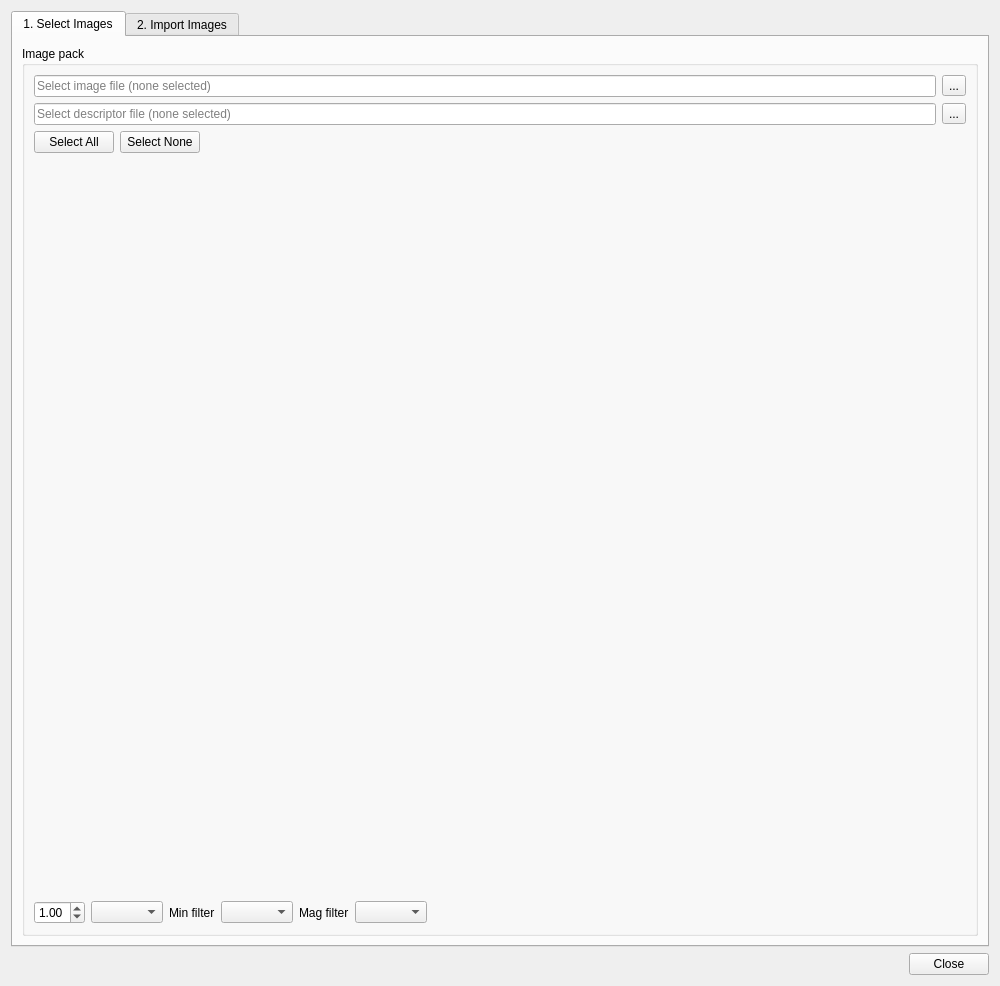
<?xml version="1.0" encoding="UTF-8"?>
<ui version="4.0">
 <class>DlgTileImport</class>
 <widget class="QWidget" name="DlgTileImport">
  <property name="geometry">
   <rect>
    <x>0</x>
    <y>0</y>
    <width>1000</width>
    <height>986</height>
   </rect>
  </property>
  <property name="windowTitle">
   <string>Import Images to Materials</string>
  </property>
  <layout class="QVBoxLayout" name="verticalLayout_3">
   <item>
    <widget class="QTabWidget" name="tabWidget">
     <property name="currentIndex">
      <number>0</number>
     </property>
     <widget class="QWidget" name="tabSelect">
      <attribute name="title">
       <string>1. Select Images</string>
      </attribute>
      <layout class="QVBoxLayout" name="verticalLayout_2">
       <item>
        <widget class="QGroupBox" name="groupBox">
         <property name="title">
          <string>Image pack</string>
         </property>
         <layout class="QVBoxLayout" name="verticalLayout">
          <item>
           <layout class="QGridLayout" name="gridLayout_3">
            <item row="0" column="1">
             <widget class="QToolButton" name="btnSelectImage">
              <property name="sizePolicy">
               <sizepolicy hsizetype="Maximum" vsizetype="Fixed">
                <horstretch>0</horstretch>
                <verstretch>0</verstretch>
               </sizepolicy>
              </property>
              <property name="text">
               <string>...</string>
              </property>
              <property name="icon">
               <iconset resource="../resource/resource.qrc">
                <normaloff>:/16x16_ico_png/folder.png</normaloff>:/16x16_ico_png/folder.png</iconset>
              </property>
              <property name="toolButtonStyle">
               <enum>Qt::ToolButtonIconOnly</enum>
              </property>
             </widget>
            </item>
            <item row="1" column="1">
             <widget class="QToolButton" name="btnSelectJson">
              <property name="sizePolicy">
               <sizepolicy hsizetype="Maximum" vsizetype="Fixed">
                <horstretch>0</horstretch>
                <verstretch>0</verstretch>
               </sizepolicy>
              </property>
              <property name="text">
               <string>...</string>
              </property>
              <property name="icon">
               <iconset resource="../resource/resource.qrc">
                <normaloff>:/16x16_ico_png/folder.png</normaloff>:/16x16_ico_png/folder.png</iconset>
              </property>
              <property name="toolButtonStyle">
               <enum>Qt::ToolButtonIconOnly</enum>
              </property>
             </widget>
            </item>
            <item row="1" column="0">
             <widget class="QLineEdit" name="jsonFile">
              <property name="sizePolicy">
               <sizepolicy hsizetype="MinimumExpanding" vsizetype="Fixed">
                <horstretch>0</horstretch>
                <verstretch>0</verstretch>
               </sizepolicy>
              </property>
              <property name="readOnly">
               <bool>true</bool>
              </property>
              <property name="placeholderText">
               <string>Select descriptor file (none selected)</string>
              </property>
             </widget>
            </item>
            <item row="0" column="0">
             <widget class="QLineEdit" name="imageFile">
              <property name="sizePolicy">
               <sizepolicy hsizetype="MinimumExpanding" vsizetype="Fixed">
                <horstretch>0</horstretch>
                <verstretch>0</verstretch>
               </sizepolicy>
              </property>
              <property name="readOnly">
               <bool>true</bool>
              </property>
              <property name="placeholderText">
               <string>Select image file (none selected)</string>
              </property>
             </widget>
            </item>
           </layout>
          </item>
          <item>
           <layout class="QHBoxLayout" name="horizontalLayout_3">
            <item>
             <widget class="QPushButton" name="btnSelectAll">
              <property name="text">
               <string>Select All</string>
              </property>
             </widget>
            </item>
            <item>
             <widget class="QPushButton" name="btnSelectNone">
              <property name="text">
               <string>Select None</string>
              </property>
             </widget>
            </item>
            <item>
             <spacer name="horizontalSpacer_3">
              <property name="orientation">
               <enum>Qt::Horizontal</enum>
              </property>
              <property name="sizeHint" stdset="0">
               <size>
                <width>40</width>
                <height>20</height>
               </size>
              </property>
             </spacer>
            </item>
           </layout>
          </item>
          <item>
           <widget class="gui::GfxWidget" name="widget" native="true">
            <property name="sizePolicy">
             <sizepolicy hsizetype="MinimumExpanding" vsizetype="MinimumExpanding">
              <horstretch>0</horstretch>
              <verstretch>0</verstretch>
             </sizepolicy>
            </property>
            <property name="minimumSize">
             <size>
              <width>400</width>
              <height>400</height>
             </size>
            </property>
            <property name="focusPolicy">
             <enum>Qt::NoFocus</enum>
            </property>
           </widget>
          </item>
          <item>
           <layout class="QHBoxLayout" name="horizontalLayout_2">
            <item>
             <widget class="QDoubleSpinBox" name="zoom">
              <property name="minimum">
               <double>0.100000000000000</double>
              </property>
              <property name="maximum">
               <double>5.000000000000000</double>
              </property>
              <property name="singleStep">
               <double>0.100000000000000</double>
              </property>
              <property name="stepType">
               <enum>QAbstractSpinBox::AdaptiveDecimalStepType</enum>
              </property>
              <property name="value">
               <double>1.000000000000000</double>
              </property>
             </widget>
            </item>
            <item>
             <widget class="QComboBox" name="cmbColorSpace"/>
            </item>
            <item>
             <widget class="QLabel" name="label_4">
              <property name="text">
               <string>Min filter</string>
              </property>
             </widget>
            </item>
            <item>
             <widget class="QComboBox" name="cmbMinFilter"/>
            </item>
            <item>
             <widget class="QLabel" name="label_6">
              <property name="text">
               <string>Mag filter</string>
              </property>
             </widget>
            </item>
            <item>
             <widget class="QComboBox" name="cmbMagFilter"/>
            </item>
            <item>
             <spacer name="horizontalSpacer_2">
              <property name="orientation">
               <enum>Qt::Horizontal</enum>
              </property>
              <property name="sizeType">
               <enum>QSizePolicy::MinimumExpanding</enum>
              </property>
              <property name="sizeHint" stdset="0">
               <size>
                <width>40</width>
                <height>20</height>
               </size>
              </property>
             </spacer>
            </item>
            <item>
             <widget class="color_widgets::ColorSelector" name="widgetColor" native="true">
              <property name="minimumSize">
               <size>
                <width>30</width>
                <height>20</height>
               </size>
              </property>
              <property name="focusPolicy">
               <enum>Qt::TabFocus</enum>
              </property>
             </widget>
            </item>
           </layout>
          </item>
         </layout>
        </widget>
       </item>
      </layout>
     </widget>
     <widget class="QWidget" name="tabImport">
      <attribute name="title">
       <string>2. Import Images</string>
      </attribute>
      <layout class="QHBoxLayout" name="horizontalLayout_5">
       <item>
        <widget class="QGroupBox" name="groupBox_2">
         <property name="title">
          <string>Selected images</string>
         </property>
         <layout class="QVBoxLayout" name="verticalLayout_4">
          <item>
           <widget class="QGroupBox" name="groupBox_9">
            <property name="title">
             <string>Batch rename images</string>
            </property>
            <property name="flat">
             <bool>true</bool>
            </property>
            <layout class="QVBoxLayout" name="verticalLayout_12">
             <property name="leftMargin">
              <number>10</number>
             </property>
             <property name="topMargin">
              <number>10</number>
             </property>
             <property name="rightMargin">
              <number>10</number>
             </property>
             <property name="bottomMargin">
              <number>10</number>
             </property>
             <item>
              <widget class="QLineEdit" name="renameTemplate">
               <property name="placeholderText">
                <string>%c = counter %i = index %n =  name %t = tag %w = width %h = height  %x = x %y = y</string>
               </property>
              </widget>
             </item>
            </layout>
           </widget>
          </item>
          <item>
           <widget class="QScrollArea" name="scrollArea">
            <property name="sizePolicy">
             <sizepolicy hsizetype="MinimumExpanding" vsizetype="Expanding">
              <horstretch>0</horstretch>
              <verstretch>0</verstretch>
             </sizepolicy>
            </property>
            <property name="frameShape">
             <enum>QFrame::NoFrame</enum>
            </property>
            <property name="widgetResizable">
             <bool>true</bool>
            </property>
            <widget class="QWidget" name="scrollAreaWidgetContents">
             <property name="geometry">
              <rect>
               <x>0</x>
               <y>0</y>
               <width>530</width>
               <height>799</height>
              </rect>
             </property>
             <property name="sizePolicy">
              <sizepolicy hsizetype="Preferred" vsizetype="Preferred">
               <horstretch>0</horstretch>
               <verstretch>0</verstretch>
              </sizepolicy>
             </property>
             <layout class="QVBoxLayout" name="verticalLayout_6">
              <item>
               <layout class="QVBoxLayout" name="layout"/>
              </item>
             </layout>
            </widget>
           </widget>
          </item>
         </layout>
        </widget>
       </item>
       <item>
        <layout class="QVBoxLayout" name="verticalLayout_5">
         <item>
          <widget class="QGroupBox" name="groupBox_3">
           <property name="sizePolicy">
            <sizepolicy hsizetype="Preferred" vsizetype="Preferred">
             <horstretch>0</horstretch>
             <verstretch>0</verstretch>
            </sizepolicy>
           </property>
           <property name="minimumSize">
            <size>
             <width>400</width>
             <height>0</height>
            </size>
           </property>
           <property name="title">
            <string>Material generation</string>
           </property>
           <property name="flat">
            <bool>false</bool>
           </property>
           <layout class="QGridLayout" name="gridLayout_2">
            <item row="11" column="0">
             <widget class="QGroupBox" name="groupBox_10">
              <property name="title">
               <string>Texture margin</string>
              </property>
              <property name="flat">
               <bool>true</bool>
              </property>
              <layout class="QGridLayout" name="gridLayout_4">
               <property name="leftMargin">
                <number>10</number>
               </property>
               <property name="topMargin">
                <number>10</number>
               </property>
               <property name="rightMargin">
                <number>10</number>
               </property>
               <property name="bottomMargin">
                <number>10</number>
               </property>
               <item row="0" column="0">
                <widget class="QLabel" name="label_10">
                 <property name="sizePolicy">
                  <sizepolicy hsizetype="Preferred" vsizetype="Preferred">
                   <horstretch>0</horstretch>
                   <verstretch>0</verstretch>
                  </sizepolicy>
                 </property>
                 <property name="text">
                  <string>Top</string>
                 </property>
                </widget>
               </item>
               <item row="0" column="1">
                <widget class="QSpinBox" name="topMargin">
                 <property name="sizePolicy">
                  <sizepolicy hsizetype="Preferred" vsizetype="Fixed">
                   <horstretch>0</horstretch>
                   <verstretch>0</verstretch>
                  </sizepolicy>
                 </property>
                 <property name="suffix">
                  <string> px</string>
                 </property>
                </widget>
               </item>
               <item row="1" column="0">
                <widget class="QLabel" name="label_12">
                 <property name="sizePolicy">
                  <sizepolicy hsizetype="Preferred" vsizetype="Preferred">
                   <horstretch>0</horstretch>
                   <verstretch>0</verstretch>
                  </sizepolicy>
                 </property>
                 <property name="text">
                  <string>Left</string>
                 </property>
                </widget>
               </item>
               <item row="1" column="1">
                <widget class="QSpinBox" name="leftMargin">
                 <property name="sizePolicy">
                  <sizepolicy hsizetype="Preferred" vsizetype="Fixed">
                   <horstretch>0</horstretch>
                   <verstretch>0</verstretch>
                  </sizepolicy>
                 </property>
                 <property name="suffix">
                  <string> px</string>
                 </property>
                </widget>
               </item>
               <item row="2" column="0">
                <widget class="QLabel" name="label_13">
                 <property name="sizePolicy">
                  <sizepolicy hsizetype="Preferred" vsizetype="Preferred">
                   <horstretch>0</horstretch>
                   <verstretch>0</verstretch>
                  </sizepolicy>
                 </property>
                 <property name="text">
                  <string>Right</string>
                 </property>
                </widget>
               </item>
               <item row="2" column="1">
                <widget class="QSpinBox" name="rightMargin">
                 <property name="sizePolicy">
                  <sizepolicy hsizetype="Preferred" vsizetype="Fixed">
                   <horstretch>0</horstretch>
                   <verstretch>0</verstretch>
                  </sizepolicy>
                 </property>
                 <property name="suffix">
                  <string> px</string>
                 </property>
                </widget>
               </item>
               <item row="3" column="0">
                <widget class="QLabel" name="label_14">
                 <property name="sizePolicy">
                  <sizepolicy hsizetype="Preferred" vsizetype="Preferred">
                   <horstretch>0</horstretch>
                   <verstretch>0</verstretch>
                  </sizepolicy>
                 </property>
                 <property name="text">
                  <string>Bottom</string>
                 </property>
                </widget>
               </item>
               <item row="3" column="1">
                <widget class="QSpinBox" name="bottomMargin">
                 <property name="sizePolicy">
                  <sizepolicy hsizetype="Preferred" vsizetype="Fixed">
                   <horstretch>0</horstretch>
                   <verstretch>0</verstretch>
                  </sizepolicy>
                 </property>
                 <property name="suffix">
                  <string> px</string>
                 </property>
                </widget>
               </item>
              </layout>
             </widget>
            </item>
            <item row="10" column="0">
             <widget class="QGroupBox" name="groupBox_4">
              <property name="title">
               <string>Texture filtering</string>
              </property>
              <property name="flat">
               <bool>true</bool>
              </property>
              <layout class="QGridLayout" name="gridLayout">
               <property name="leftMargin">
                <number>10</number>
               </property>
               <property name="topMargin">
                <number>10</number>
               </property>
               <property name="rightMargin">
                <number>10</number>
               </property>
               <property name="bottomMargin">
                <number>10</number>
               </property>
               <item row="0" column="0">
                <widget class="QLabel" name="label">
                 <property name="text">
                  <string>Min filter</string>
                 </property>
                </widget>
               </item>
               <item row="0" column="1">
                <widget class="QComboBox" name="minFilter">
                 <property name="sizePolicy">
                  <sizepolicy hsizetype="Preferred" vsizetype="Fixed">
                   <horstretch>0</horstretch>
                   <verstretch>0</verstretch>
                  </sizepolicy>
                 </property>
                 <property name="currentIndex">
                  <number>-1</number>
                 </property>
                </widget>
               </item>
               <item row="1" column="0">
                <widget class="QLabel" name="label_2">
                 <property name="text">
                  <string>Mag filter</string>
                 </property>
                </widget>
               </item>
               <item row="1" column="1">
                <widget class="QComboBox" name="magFilter">
                 <property name="sizePolicy">
                  <sizepolicy hsizetype="Preferred" vsizetype="Fixed">
                   <horstretch>0</horstretch>
                   <verstretch>0</verstretch>
                  </sizepolicy>
                 </property>
                 <property name="currentIndex">
                  <number>-1</number>
                 </property>
                </widget>
               </item>
              </layout>
             </widget>
            </item>
            <item row="12" column="0">
             <widget class="QGroupBox" name="groupBox_8">
              <property name="title">
               <string>Material flags and render hints</string>
              </property>
              <property name="flat">
               <bool>true</bool>
              </property>
              <layout class="QVBoxLayout" name="verticalLayout_11">
               <property name="leftMargin">
                <number>10</number>
               </property>
               <property name="topMargin">
                <number>10</number>
               </property>
               <property name="rightMargin">
                <number>10</number>
               </property>
               <property name="bottomMargin">
                <number>10</number>
               </property>
               <item>
                <widget class="QCheckBox" name="chkPremulAlphaBlend">
                 <property name="text">
                  <string>Blend with premultiplied alpha</string>
                 </property>
                </widget>
               </item>
               <item>
                <widget class="QCheckBox" name="chkPremulAlpha">
                 <property name="text">
                  <string>Premultiply texture alpha</string>
                 </property>
                </widget>
               </item>
               <item>
                <widget class="QCheckBox" name="chkBlendFrames">
                 <property name="text">
                  <string>Blend animation frames</string>
                 </property>
                </widget>
               </item>
              </layout>
             </widget>
            </item>
            <item row="0" column="0">
             <widget class="QGroupBox" name="groupBox_5">
              <property name="title">
               <string>Import sleected images...</string>
              </property>
              <property name="flat">
               <bool>true</bool>
              </property>
              <layout class="QVBoxLayout" name="verticalLayout_8">
               <property name="leftMargin">
                <number>10</number>
               </property>
               <property name="topMargin">
                <number>10</number>
               </property>
               <property name="rightMargin">
                <number>10</number>
               </property>
               <property name="bottomMargin">
                <number>10</number>
               </property>
               <item>
                <widget class="QComboBox" name="materialType"/>
               </item>
              </layout>
             </widget>
            </item>
            <item row="1" column="0">
             <widget class="QGroupBox" name="groupBox_6">
              <property name="title">
               <string>Material surface</string>
              </property>
              <property name="flat">
               <bool>true</bool>
              </property>
              <layout class="QVBoxLayout" name="verticalLayout_9">
               <property name="leftMargin">
                <number>10</number>
               </property>
               <property name="topMargin">
                <number>10</number>
               </property>
               <property name="rightMargin">
                <number>10</number>
               </property>
               <property name="bottomMargin">
                <number>10</number>
               </property>
               <item>
                <widget class="QComboBox" name="surfaceType">
                 <property name="sizePolicy">
                  <sizepolicy hsizetype="Preferred" vsizetype="Fixed">
                   <horstretch>0</horstretch>
                   <verstretch>0</verstretch>
                  </sizepolicy>
                 </property>
                </widget>
               </item>
              </layout>
             </widget>
            </item>
            <item row="2" column="0">
             <widget class="QGroupBox" name="groupBox_7">
              <property name="title">
               <string>Material name</string>
              </property>
              <property name="flat">
               <bool>true</bool>
              </property>
              <layout class="QVBoxLayout" name="verticalLayout_10">
               <property name="leftMargin">
                <number>10</number>
               </property>
               <property name="topMargin">
                <number>10</number>
               </property>
               <property name="rightMargin">
                <number>10</number>
               </property>
               <property name="bottomMargin">
                <number>10</number>
               </property>
               <item>
                <widget class="QLineEdit" name="spriteName">
                 <property name="sizePolicy">
                  <sizepolicy hsizetype="Preferred" vsizetype="Fixed">
                   <horstretch>0</horstretch>
                   <verstretch>0</verstretch>
                  </sizepolicy>
                 </property>
                 <property name="placeholderText">
                  <string>From tilename</string>
                 </property>
                </widget>
               </item>
              </layout>
             </widget>
            </item>
            <item row="8" column="0">
             <widget class="QGroupBox" name="groupBox_14">
              <property name="title">
               <string>Sprite frame rate</string>
              </property>
              <property name="flat">
               <bool>true</bool>
              </property>
              <layout class="QVBoxLayout" name="verticalLayout_18">
               <property name="leftMargin">
                <number>10</number>
               </property>
               <property name="topMargin">
                <number>10</number>
               </property>
               <property name="rightMargin">
                <number>10</number>
               </property>
               <property name="bottomMargin">
                <number>10</number>
               </property>
               <item>
                <widget class="QDoubleSpinBox" name="spriteFps">
                 <property name="enabled">
                  <bool>false</bool>
                 </property>
                 <property name="sizePolicy">
                  <sizepolicy hsizetype="Preferred" vsizetype="Fixed">
                   <horstretch>0</horstretch>
                   <verstretch>0</verstretch>
                  </sizepolicy>
                 </property>
                 <property name="suffix">
                  <string> fps</string>
                 </property>
                 <property name="maximum">
                  <double>100.000000000000000</double>
                 </property>
                 <property name="singleStep">
                  <double>0.100000000000000</double>
                 </property>
                 <property name="stepType">
                  <enum>QAbstractSpinBox::AdaptiveDecimalStepType</enum>
                 </property>
                 <property name="value">
                  <double>0.000000000000000</double>
                 </property>
                </widget>
               </item>
              </layout>
             </widget>
            </item>
            <item row="16" column="0">
             <layout class="QVBoxLayout" name="verticalLayout_17">
              <item>
               <widget class="QPushButton" name="btnImport">
                <property name="sizePolicy">
                 <sizepolicy hsizetype="Preferred" vsizetype="Fixed">
                  <horstretch>0</horstretch>
                  <verstretch>0</verstretch>
                 </sizepolicy>
                </property>
                <property name="text">
                 <string>Import</string>
                </property>
               </widget>
              </item>
             </layout>
            </item>
            <item row="15" column="0">
             <spacer name="verticalSpacer">
              <property name="orientation">
               <enum>Qt::Vertical</enum>
              </property>
              <property name="sizeHint" stdset="0">
               <size>
                <width>20</width>
                <height>40</height>
               </size>
              </property>
             </spacer>
            </item>
            <item row="9" column="0">
             <widget class="QGroupBox" name="groupBox_11">
              <property name="title">
               <string>Alpha cutoff</string>
              </property>
              <property name="flat">
               <bool>true</bool>
              </property>
              <layout class="QVBoxLayout" name="verticalLayout_13">
               <property name="leftMargin">
                <number>10</number>
               </property>
               <property name="topMargin">
                <number>10</number>
               </property>
               <property name="rightMargin">
                <number>10</number>
               </property>
               <property name="bottomMargin">
                <number>10</number>
               </property>
               <item>
                <widget class="gui::DoubleSpinBox" name="alphaCutoff" native="true">
                 <property name="focusPolicy">
                  <enum>Qt::WheelFocus</enum>
                 </property>
                 <property name="specialValueText" stdset="0">
                  <string>Disabled</string>
                 </property>
                 <property name="maximum" stdset="0">
                  <double>1.000000000000000</double>
                 </property>
                 <property name="singleStep" stdset="0">
                  <double>0.100000000000000</double>
                 </property>
                 <property name="clearButtonIcon" stdset="0">
                  <iconset resource="../resource/resource.qrc">
                   <normaloff>:/16x16_ico_png/reset.png</normaloff>:/16x16_ico_png/reset.png</iconset>
                 </property>
                </widget>
               </item>
              </layout>
             </widget>
            </item>
           </layout>
          </widget>
         </item>
        </layout>
       </item>
      </layout>
     </widget>
    </widget>
   </item>
   <item>
    <layout class="QHBoxLayout" name="horizontalLayout">
     <item>
      <spacer name="horizontalSpacer">
       <property name="orientation">
        <enum>Qt::Horizontal</enum>
       </property>
       <property name="sizeHint" stdset="0">
        <size>
         <width>40</width>
         <height>20</height>
        </size>
       </property>
      </spacer>
     </item>
     <item>
      <widget class="QPushButton" name="btnClose">
       <property name="text">
        <string>Close</string>
       </property>
      </widget>
     </item>
    </layout>
   </item>
  </layout>
 </widget>
 <customwidgets>
  <customwidget>
   <class>color_widgets::ColorPreview</class>
   <extends>QWidget</extends>
   <header>color_preview.hpp</header>
  </customwidget>
  <customwidget>
   <class>color_widgets::ColorSelector</class>
   <extends>color_widgets::ColorPreview</extends>
   <header>color_selector.hpp</header>
  </customwidget>
  <customwidget>
   <class>gui::DoubleSpinBox</class>
   <extends>QWidget</extends>
   <header>spinboxwidget.h</header>
  </customwidget>
  <customwidget>
   <class>gui::GfxWidget</class>
   <extends>QWidget</extends>
   <header>gfxwidget.h</header>
   <container>1</container>
  </customwidget>
 </customwidgets>
 <tabstops>
  <tabstop>tabWidget</tabstop>
  <tabstop>imageFile</tabstop>
  <tabstop>btnSelectImage</tabstop>
  <tabstop>jsonFile</tabstop>
  <tabstop>btnSelectJson</tabstop>
  <tabstop>btnSelectAll</tabstop>
  <tabstop>btnSelectNone</tabstop>
  <tabstop>zoom</tabstop>
  <tabstop>cmbColorSpace</tabstop>
  <tabstop>cmbMinFilter</tabstop>
  <tabstop>cmbMagFilter</tabstop>
  <tabstop>widgetColor</tabstop>
  <tabstop>renameTemplate</tabstop>
  <tabstop>scrollArea</tabstop>
  <tabstop>materialType</tabstop>
  <tabstop>surfaceType</tabstop>
  <tabstop>spriteName</tabstop>
  <tabstop>spriteFps</tabstop>
  <tabstop>alphaCutoff</tabstop>
  <tabstop>minFilter</tabstop>
  <tabstop>magFilter</tabstop>
  <tabstop>topMargin</tabstop>
  <tabstop>leftMargin</tabstop>
  <tabstop>rightMargin</tabstop>
  <tabstop>bottomMargin</tabstop>
  <tabstop>chkPremulAlphaBlend</tabstop>
  <tabstop>chkPremulAlpha</tabstop>
  <tabstop>chkBlendFrames</tabstop>
  <tabstop>btnImport</tabstop>
  <tabstop>btnClose</tabstop>
 </tabstops>
 <resources>
  <include location="../resource/resource.qrc"/>
 </resources>
 <connections/>
</ui>
